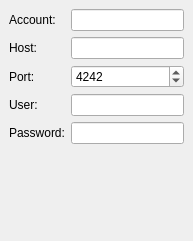
<ui version="4.0" >
 <class>CoreAccountEditDlg</class>
 <widget class="QDialog" name="CoreAccountEditDlg" >
  <property name="geometry" >
   <rect>
    <x>0</x>
    <y>0</y>
    <width>193</width>
    <height>241</height>
   </rect>
  </property>
  <property name="windowTitle" >
   <string>Edit Core Account</string>
  </property>
  <layout class="QVBoxLayout" >
   <property name="spacing" >
    <number>6</number>
   </property>
   <property name="margin" >
    <number>9</number>
   </property>
   <item>
    <layout class="QGridLayout" >
     <property name="margin" >
      <number>0</number>
     </property>
     <property name="spacing" >
      <number>6</number>
     </property>
     <item row="2" column="0" >
      <widget class="QLabel" name="portLabel" >
       <property name="text" >
        <string>Port:</string>
       </property>
      </widget>
     </item>
     <item row="1" column="0" >
      <widget class="QLabel" name="hostLabel" >
       <property name="text" >
        <string>Host:</string>
       </property>
      </widget>
     </item>
     <item row="4" column="0" >
      <widget class="QLabel" name="passwdLabel" >
       <property name="text" >
        <string>Password:</string>
       </property>
      </widget>
     </item>
     <item row="1" column="1" >
      <widget class="QLineEdit" name="hostEdit" />
     </item>
     <item row="0" column="1" >
      <widget class="QLineEdit" name="accountEdit" />
     </item>
     <item row="3" column="1" >
      <widget class="QLineEdit" name="userEdit" />
     </item>
     <item row="0" column="0" >
      <widget class="QLabel" name="accountLabel" >
       <property name="text" >
        <string>Account:</string>
       </property>
      </widget>
     </item>
     <item row="4" column="1" >
      <widget class="QLineEdit" name="passwdEdit" >
       <property name="echoMode" >
        <enum>QLineEdit::Password</enum>
       </property>
      </widget>
     </item>
     <item row="2" column="1" >
      <widget class="QSpinBox" name="port" >
       <property name="minimum" >
        <number>1024</number>
       </property>
       <property name="maximum" >
        <number>65535</number>
       </property>
       <property name="value" >
        <number>4242</number>
       </property>
      </widget>
     </item>
     <item row="3" column="0" >
      <widget class="QLabel" name="userLabel" >
       <property name="text" >
        <string>User:</string>
       </property>
      </widget>
     </item>
    </layout>
   </item>
   <item>
    <spacer>
     <property name="orientation" >
      <enum>Qt::Vertical</enum>
     </property>
     <property name="sizeHint" stdset="0" >
      <size>
       <width>20</width>
       <height>40</height>
      </size>
     </property>
    </spacer>
   </item>
  </layout>
 </widget>
 <tabstops>
  <tabstop>accountEdit</tabstop>
  <tabstop>hostEdit</tabstop>
  <tabstop>port</tabstop>
  <tabstop>userEdit</tabstop>
  <tabstop>passwdEdit</tabstop>
 </tabstops>
 <resources/>
 <connections/>
</ui>
